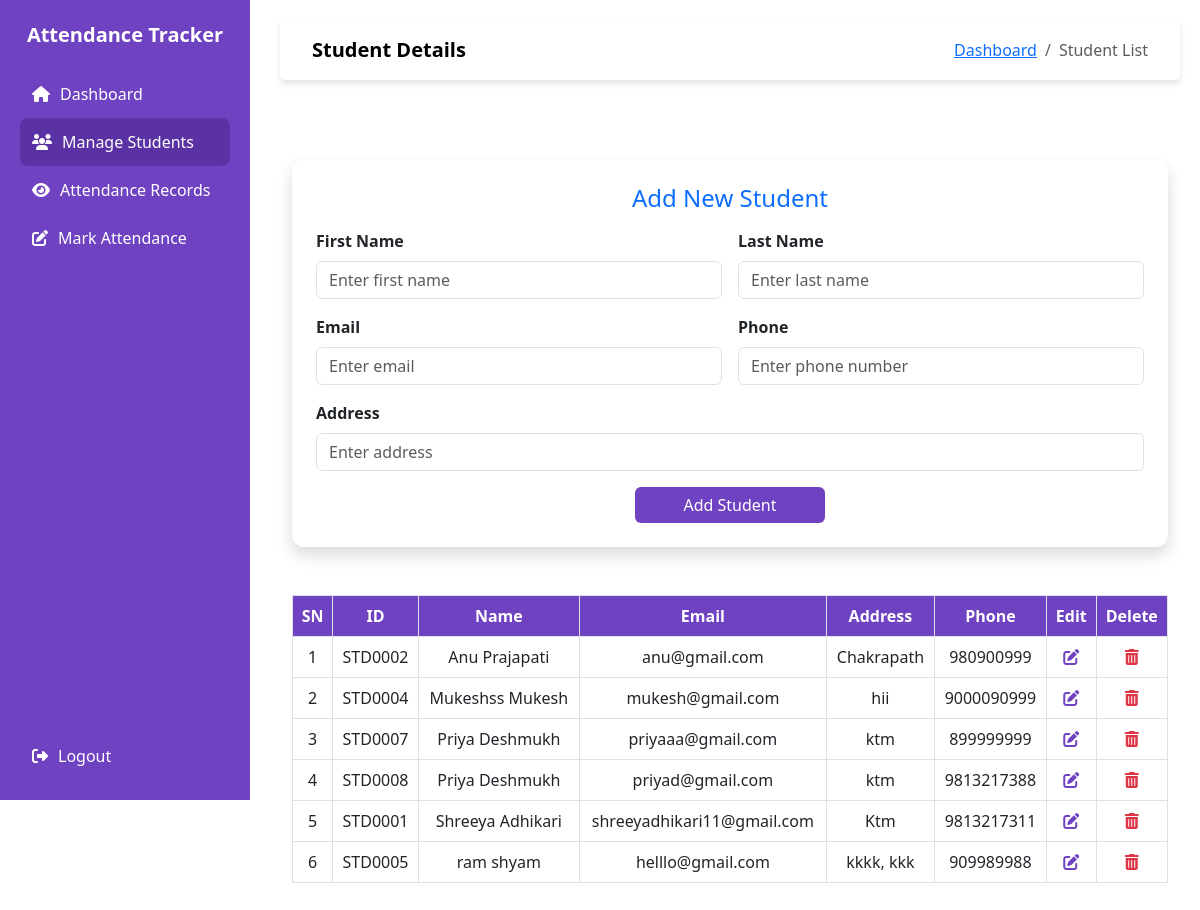
Before: /view-student (signed in) with the older database file.
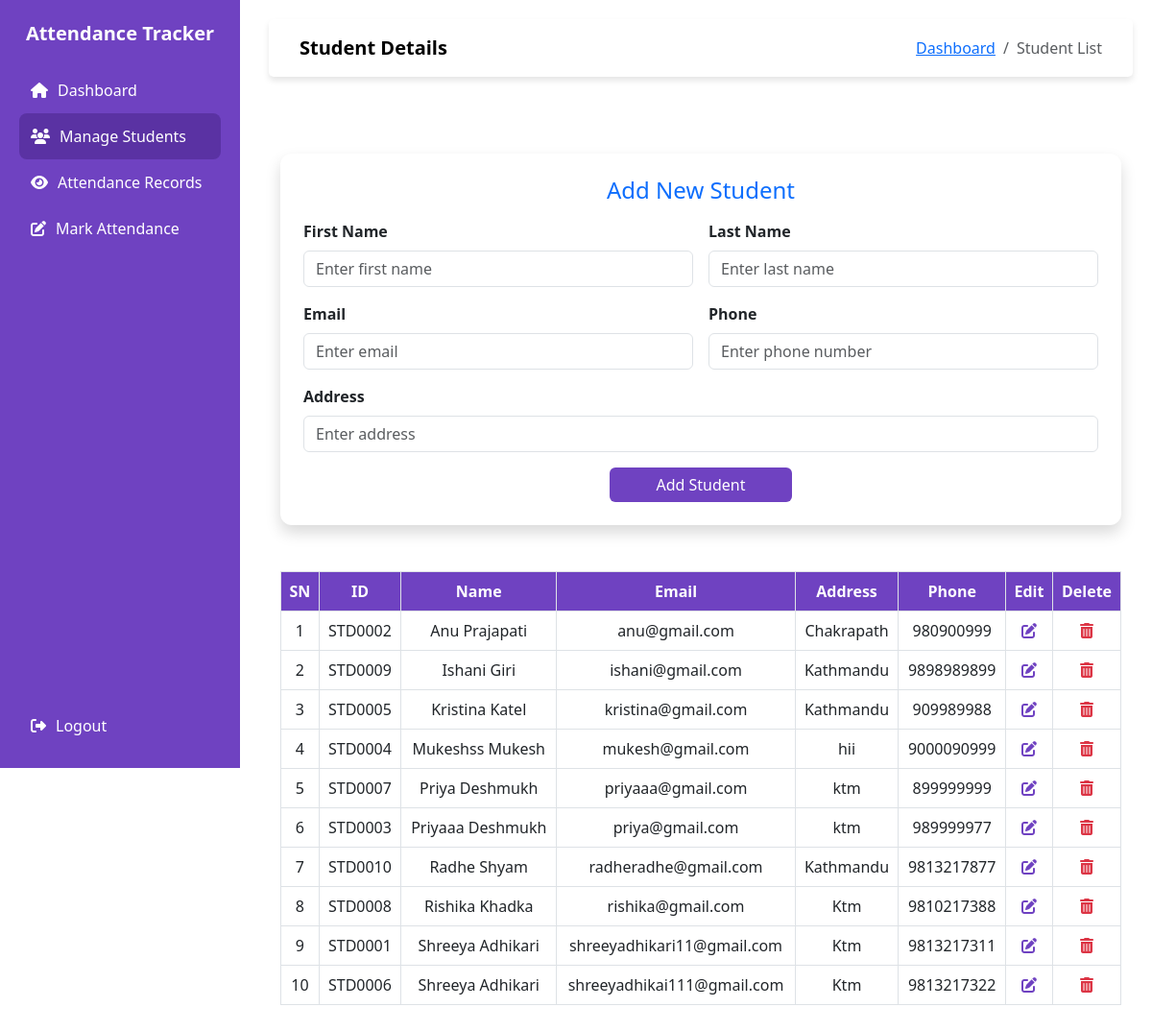
After: the same page with the newer database file.
### models.py (models this page shows)
class Student(db.Model):
    id = db.Column(db.Integer, primary_key = True)
    student_id = db.Column(db.String(20), unique=True, nullable=False)  # Custom ID
    first_name = db.Column(db.String(150), nullable=False)
    last_name = db.Column(db.String(150), nullable=False)
    email = db.Column(db.String(100), unique=True, nullable=False)
    address = db.Column(db.Text, nullable=False)
    phone = db.Column(db.String(15), unique=True, nullable=False)

### app.py (the view, shortened to what this page needs)
@app.route('/view-student', methods=["GET", "POST"])
@login_required
def view_student():
    students = Student.query.order_by(Student.first_name.asc()).all()
    return render_template("student/view_student.html", students=students)

### app.py (called while the page is built)
@login_manager.user_loader
def load_admin(admin_id):
    return User.query.get(int(admin_id))

### templates/student/view_student.html (shortened to what this page needs)
{% extends "base.html" %}
{% block nav_title %}Student Details{% endblock %}
{% block content %}
<div class="container mt-4">
    <div class="card p-4 bg-white shadow">
        <h4 class="text-center text-primary mb-3">Add New Student</h4>
        <form method="POST">
            <div class="row g-3">
                <div class="col-md-6">
                    <label class="form-label fw-semibold">First Name</label>
                    <input type="text" name="first_name" class="form-control" required placeholder="Enter first name">
                </div>
                <div class="col-md-6">
                    <label class="form-label fw-semibold">Last Name</label>
                    <input type="text" name="last_name" class="form-control" required placeholder="Enter last name">
                </div>
                <div class="col-md-6">
                    <label class="form-label fw-semibold">Email</label>
                    <input type="email" name="email" class="form-control" required placeholder="Enter email">
                </div>
                <div class="col-md-6">
                    <label class="form-label fw-semibold">Phone</label>
                    <input type="text" name="phone" class="form-control" required placeholder="Enter phone number">
                </div>
                <div class="col-md-12">
                    <label class="form-label fw-semibold">Address</label>
                    <input type="text" name="address" class="form-control" required placeholder="Enter address">
                </div>
                <div class="col-12 d-flex justify-content-center mt-3">
                    <button type="submit" class="btn btn-primary px-5">Add Student</button>
                </div>
            </div>
        </form>
    </div>
    <div class="mt-5">
        <table class="table table-bordered table-hover">
            <thead>
                <tr>
                    <th>SN</th>
                    <th>ID</th>
                    <th>Name</th>
                    <th>Email</th>
                    <th>Address</th>
                    <th>Phone</th>
                    <th>Edit</th>
                    <th>Delete</th>
                </tr>
            </thead>
            <tbody>
                {% for student in students %}
                <tr>
                    <td>{{ loop.index }}</td>
                    <td>{{ student.student_id }}</td>
                    <td>{{ student.first_name }} {{ student.last_name }}</td>
                    <td>{{ student.email }}</td>
                    <td>{{ student.address }}</td>
                    <td>{{ student.phone }}</td>
                    <td>
                        <a  href = "/update/{{student.id}}" class="icon-btn" >
                            <i class="fas fa-edit"></i>
                        </a>
                    </td>
                    <td>
                        <a href = "/delete/{{student.id}}" class="icon-btn text-danger" onclick = "return ConfirmDelete()">
                            <i class="fas fa-trash-alt"></i>
                        </a>
                    </td>
                </tr>
                {% endfor %}
            </tbody>
        </table>
    </div>
</div>
{% endblock %}

### templates/base.html (shortened to what this page needs)
<!DOCTYPE html>
<html lang="en">
<head>
    <link rel="stylesheet" href="https://cdn.jsdelivr.net/npm/bootstrap@5.3.0/dist/css/bootstrap.min.css">
    <link rel="stylesheet" href="https://cdn.jsdelivr.net/npm/bootstrap-icons/font/bootstrap-icons.css">
    <link rel="stylesheet" href="https://cdnjs.cloudflare.com/ajax/libs/font-awesome/6.4.2/css/all.min.css">
</head>
<body>
    <div class="sidebar">
        <div class="brand">Attendance Tracker</div>
        <a href="{{ url_for('dashboard') }}" class="{% if request.endpoint == 'dashboard' %}active{% endif %}">
            <i class="fa fa-home"></i> Dashboard
        </a>
        <a href="{{ url_for('view_student') }}" class="{% if request.endpoint == 'view_student' %}active{% endif %}">
            <i class="fa fa-users"></i> Manage Students
        </a>
        <a href="{{ url_for('attendance_records') }}" class="{% if request.endpoint == 'attendance_records' %}active{% endif %}">
            <i class="fa fa-eye"></i> Attendance Records
        </a>
        <a href="{{ url_for('mark_attendance') }}" class="{% if request.endpoint == 'mark_attendance' %}active{% endif %}">
            <i class="fa fa-edit"></i> Mark Attendance
        </a>
        <a href="{{ url_for('logout') }} " onclick=ConfirmLogout() class="logout">
            <i class="fa fa-sign-out-alt"></i> Logout
        </a>
    </div>
    <div class="content">
        <nav class="navbar navbar-expand-lg navbar-light mb-2">
            <div class="container-fluid d-flex justify-content-between align-items-center">
                <a class="navbar-brand fw-semibold" href="#">{% block nav_title%} {% endblock%}</a>
                <nav aria-label="breadcrumb">
                    <ol class="breadcrumb">
                        <li class="breadcrumb-item"><a href="{{ url_for('dashboard') }}">Dashboard</a></li>
                        {% if request.endpoint == 'view_student' %}
                            <li class="breadcrumb-item active" aria-current="page">Student List</li>
                        {% elif request.endpoint == 'add_student' %}
                            <li class="breadcrumb-item active" aria-current="page">Add Student</li>
                        {% elif request.endpoint == 'attendance_records' %}
                            <li class="breadcrumb-item active" aria-current="page">View Attendance</li>
                        {% elif request.endpoint == 'mark_attendance' %}
                            <li class="breadcrumb-item active" aria-current="page">Mark Attendance</li>
                        {% endif %}
                    </ol>
                </nav>
            </div>
        </nav>
        <div class="p-4">
        </div>
        {% block content %}{% endblock %}
    </div>
</body>
</html>

### templates/base.html (style rules this page uses)
:root { --primary-color: #6f42c1; --primary-hover: #5a32a3; --sidebar-bg: #6f42c1; --sidebar-text: #ffffff; }
body { display: flex; }
.sidebar { width: 250px; height: 100vh; background-color: var(--sidebar-bg); color: var(--sidebar-text); position: fixed; top: 0; left: 0; padding: 20px; display: flex; flex-direction: column; }
.sidebar .brand { font-size: 20px; font-weight: bold; text-align: center; margin-bottom: 20px; }
.sidebar a { display: flex; align-items: center; color: var(--sidebar-text); text-decoration: none; font-size: 16px; padding: 12px; border-radius: 8px; transition: background 0.3s ease; width: 100%; }
.sidebar a i { margin-right: 10px; }
.sidebar a:hover, .sidebar .active { background-color: var(--primary-hover); }
.sidebar .logout { margin-top: auto; }
.content { margin-left: 260px; padding: 20px; width: 100%; }
.navbar { background: white; box-shadow: 0px 4px 6px rgba(0, 0, 0, 0.1); padding: 10px 20px; border-radius: 5px; }
.breadcrumb { margin-bottom: 0; }

### templates/student/view_student.html (style rules this page uses)
:root { --primary-color: #6f42c1; --primary-hover: #5a32a3; }
.card { border: none; box-shadow: 0px 4px 10px rgba(0, 0, 0, 0.1); border-radius: 12px; background-color: #f8f9fa; }
.btn-primary { background-color: var(--primary-color); border: none; }
.table th { background-color: var(--primary-color); color: white; text-align: center; }
.table td { vertical-align: middle; text-align: center; }
.icon-btn { border: none; background: none; cursor: pointer; color: var(--primary-color); }

Changed rows visible on the page:
added Student: student_id "STD0009", first_name "Ishani", last_name "Giri", email "ishani@gmail.com", address "Kathmandu", phone "9898989899"
changed Student "STD0005": first_name "ram" → "Kristina"; last_name "shyam" → "Katel"; email "helllo@gmail.com" → "kristina@gmail.com"; address "kkkk, kkk" → "Kathmandu"; moves up the list
added Student: student_id "STD0003", first_name "Priyaaa", last_name "Deshmukh", email "priya@gmail.com", address "ktm", phone "989999977"
added Student: student_id "STD0010", first_name "Radhe", last_name "Shyam", email "radheradhe@gmail.com", address "Kathmandu", phone "9813217877"
changed Student "STD0008": first_name "Priya" → "Rishika"; last_name "Deshmukh" → "Khadka"; email "priyad@gmail.com" → "rishika@gmail.com"; address "ktm" → "Ktm"; phone "9813217388" → "9810217388"
added Student: student_id "STD0006", first_name "Shreeya", last_name "Adhikari", email "shreeyadhikai111@gmail.com", address "Ktm", phone "9813217322"
